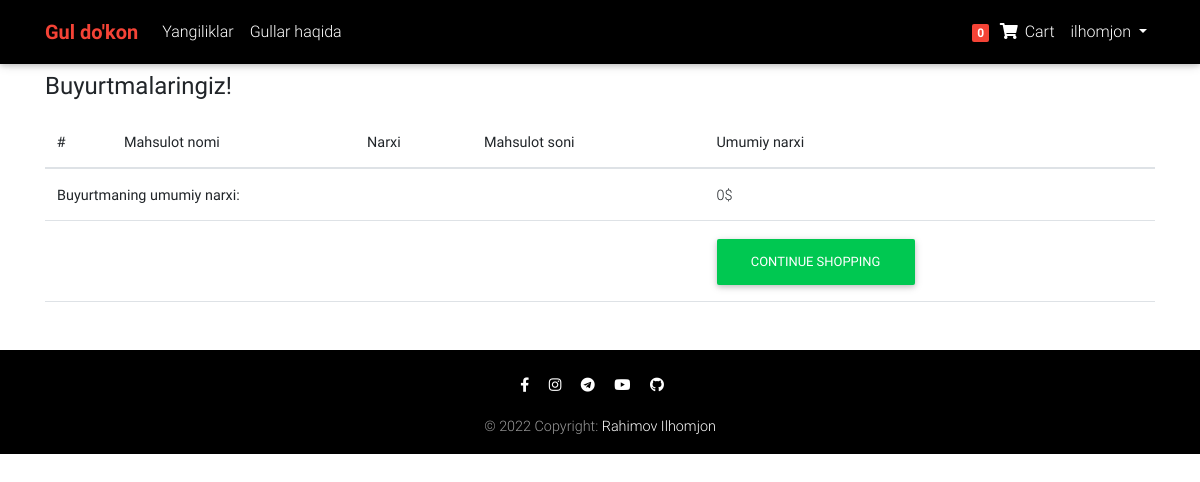
Before: /order-summary (signed in) with the older database file.
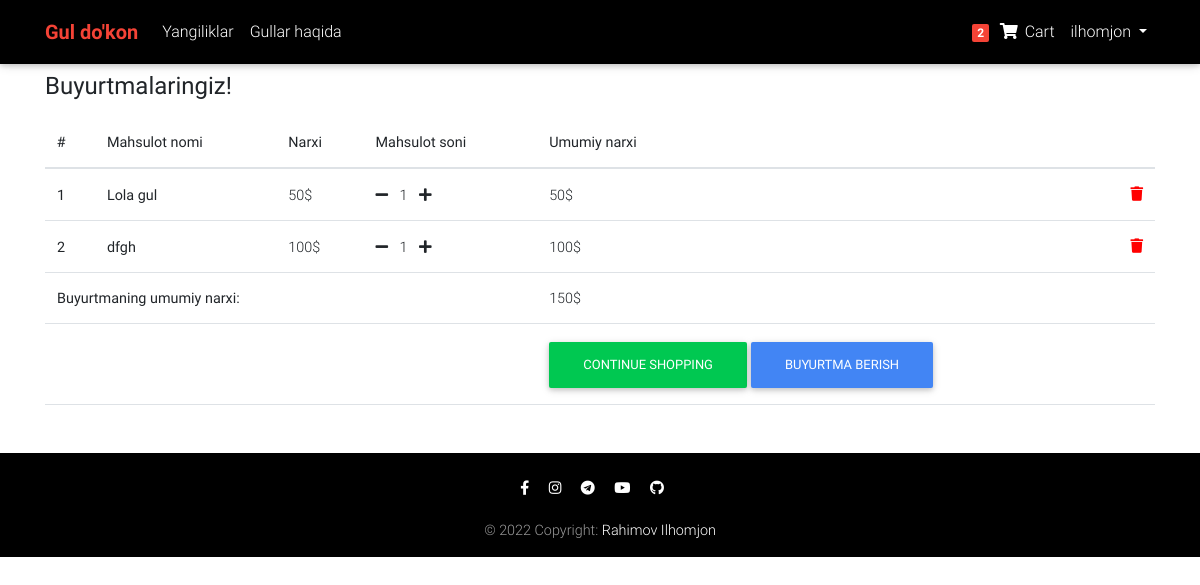
After: the same page with the newer database file.
### accounts/models.py (models this page shows)
class CustomUser(AbstractUser):
    age = models.PositiveIntegerField(null=True, blank=True)

### flowers/models.py (models this page shows, shortened)
class Order(models.Model):
    user = models.ForeignKey(settings.AUTH_USER_MODEL, on_delete=models.CASCADE)
    products = models.ManyToManyField(OrderProduct)
    start_date = models.DateTimeField(auto_now_add=True)
    ordered_date = models.DateTimeField()
    ordered = models.BooleanField(default=False)
    order_completed = models.BooleanField(default=False)
    order_completed_date = models.DateTimeField(null=True, blank=True)
    billingAddress = models.ForeignKey('BillingAddress', on_delete=models.SET_NULL, blank=True, null=True)
    payment = models.ForeignKey('Payment', on_delete=models.SET_NULL, blank=True, null=True)
    def get_total(self):
        total = 0
        for order_product in self.products.all():
            total += order_product.get_final_price()
        return total

class OrderProduct(models.Model):
    user = models.ForeignKey(settings.AUTH_USER_MODEL, on_delete=models.CASCADE)
    ordered = models.BooleanField(default=False)
    product = models.ForeignKey(Product, on_delete=models.CASCADE)
    quantity = models.IntegerField(default=1)
    def get_total_product_price(self):
        return self.quantity * self.product.price
    def get_final_price(self):
        if self.product.discount_price:
            return self.get_total_product_discount_price()
        return self.get_total_product_price()

class Product(models.Model):
    name = models.CharField(max_length=50)
    description = RichTextField()
    date = models.DateTimeField(auto_now_add=True)
    image = models.ImageField(upload_to='images/')
    price = models.IntegerField()
    discount_price = models.IntegerField(null=True, blank=True)
    category = models.ForeignKey(Category, on_delete=models.CASCADE)
    label = models.CharField(choices=LABEL_CHOICES, max_length=10, null=True, blank=True)
    class Meta:
        verbose_name_plural = "Products"

### flowers/views.py (the view)
# urls.py: path('order-summary', OrderSummaryView.as_view(), name='order-summary'),
class OrderSummaryView(LoginRequiredMixin, View):
    def get(self, *args, **kwargs):
        try:
            order = Order.objects.get(user=self.request.user, ordered=False)
            return render(self.request, 'order_summary.html', context={
                'object': order,
            })
        except ObjectDoesNotExist:
            messages.error(self.request, "Savatingiz bo'sh, mahsulot tanlab uni qo'shing!", extra_tags='danger')
            return HttpResponseRedirect(self.request.META.get('HTTP_REFERER'))

### flowers/templatetags/card_template_tags.py (called while the page is built)
@register.filter()
def card_flower_count(user):
    if user.is_authenticated:
        qs = Order.objects.filter(user=user, ordered=False)
        if qs.exists():
            return qs.last().products.count()
    return 0

### template/order_summary.html (shortened to what this page needs)
{% extends 'base.html' %}
{% block content %}
<div class="mt-5 pt-4">
  </div>
<main>
    <div class="container">
  <h4><b>Buyurtmalaringiz!</b></h4>
<table class="table table-hover mt-3 mb-5">
    <thead>
    <tr>
      <th scope="col">#</th>
      <th scope="col">Mahsulot nomi</th>
      <th scope="col">Narxi</th>
      <th scope="col">Mahsulot soni</th>
      <th scope="col">Umumiy narxi</th>
    </tr>
  </thead>
  <tbody class="table-group-divider">
  {% for order_product in object.products.all %}
    <tr>
      <th scope="row">{{ forloop.counter }}</th>
      <th><a class="text-link active" href="{% url 'product' order_product.product.id %} ">{{ order_product.product.name }}</a></th>
      {% if order_product.product.discount_price %}
        <td>{{ order_product.product.discount_price }}$</td>
        <td>
          <a href="{% url 'remove-flower-from-card' order_product.product.id %}"><i class="fas fa-minus mr-2"></i> </a>
          {{ order_product.quantity }}
          <a href="{% url 'add-to-card' order_product.product.id %}"><i class="fas fa-plus ml-2"></i></a>
        </td>
        <td>{{ order_product.get_final_price }}$
          <span class="badge text-bg-success">{{ order_product.get_amount_saved }}$ tejaysiz!</span>
          <a style="color:red;" href="{% url 'remove-from-card' order_product.product.id %}">
            <i class="fas fa-trash float-right"></i>
          </a>
        </td>
      {% else %}
        <td>{{ order_product.product.price }}$</td>
        <td>
          <a href="{% url 'remove-flower-from-card' order_product.product.id %}"><i class="fas fa-minus mr-2"></i> </a>
          {{ order_product.quantity }}
          <a href="{% url 'add-to-card' order_product.product.id %}"><i class="fas fa-plus ml-2"></i></a>
        </td>
        <td>{{ order_product.get_final_price }}$
          <a style="color:red;" href="{% url 'remove-from-card' order_product.product.id %}">
            <i class="fas fa-trash float-right"></i>
          </a>
        </td>
      {% endif %}
    </tr>
  {% endfor %}
  <tr>
    <td colspan="4"><b>Buyurtmaning umumiy narxi: </b></td>
    <td>{{ object.get_total }}$</td>
  </tr>
  <tr>
    <td colspan="4"></td>
    <td><a class="btn btn-success" href="/category/0/page/1/">continue shopping</a>
      {% if object.products.all %}
        <a class="btn btn-primary" href="{% url 'checkout' %}">Buyurtma berish</a> </td>
      {% endif %}
  </tr>
  </tbody>
</table>
    </div>
</main>
{% endblock content %}

### template/base.html (shortened to what this page needs)
{% load static %}
{% load card_template_tags %}
<!doctype html>
<html lang="uz">
<head>
  <link href="https://cdn.jsdelivr.net/npm/bootstrap@5.2.3/dist/css/bootstrap.min.css" rel="stylesheet">
  <link href="https://getbootstrap.com/docs/5.2/assets/css/docs.css" rel="stylesheet">
  <link rel="stylesheet" href="https://use.fontawesome.com/releases/v5.11.2/css/all.css">
  <link href="/static/css/bootstrap.min.css" rel="stylesheet">
  <link href="/static/css/mdb.min.css" rel="stylesheet">
  <link href="/static/css/style.min.css" rel="stylesheet">
</head>
<body>
  <nav class="navbar fixed-top navbar-expand-lg navbar-dark black scrolling-navbar">
    <div class="container">
      <a class="navbar-brand waves-effect" href="/category/0/page/1/">
        <strong class="red-text"><b>Gul do'kon</b></strong>
      </a>
      <div class="collapse navbar-collapse" id="navbarSupportedContent">
        <ul class="navbar-nav mr-auto">
          <li class="nav-item">
            <a class="nav-link waves-effect" href="">Yangiliklar</a>
          </li>
          <li class="nav-item">
            <a class="nav-link waves-effect" href="">Gullar haqida</a>
          </li>
        </ul>
        <ul class="navbar-nav nav-flex-icons">
          {% if user.is_authenticated %}
          <li class="nav-item">
            <a href="{% url 'order-summary' %}" class="nav-link waves-effect">
              <span class="badge red z-depth-1 mr-1"> {{ user|card_flower_count }} </span>
              <i class="fas fa-shopping-cart"></i>
              <span class="clearfix d-none d-sm-inline-block"> Cart </span>
            </a>
          </li>
           <li class="nav-item dropdown">
              <a class="nav-link dropdown-toggle" href="#" role="button" data-bs-toggle="dropdown" aria-expanded="false">
                {{ user.username }}
              </a>
            </li>
          {% else %}
          <div class="button small">
            <a href="{% url 'login' %}" class="btn btn-outline-light" type="submit" style="height:40; width:120;">login</a></div>
          {% endif %}
        </ul>
      </div>
    </div>
  </nav>
    <main>
        {% block content %}
        {% endblock content %}
    </main>
  <footer class="page-footer footer-dark black text-center font-small mt-4 wow fadeIn">
    <hr class="my-4">
    <div class="pb-1">
      <a href="https://www.facebook.com/profile.php?id=100075273840350&mibextid=ZbWKwL" target="_blank">
        <i class="fab fa-facebook-f mr-3"></i>
      </a>
      <a href="https://www.instagram.com/rahimov_ilhomjon01/" target="_blank">
        <i class="fab fa-instagram mr-3"></i>
      </a>
      <a href="http://t.me/Rahimov_Ilhomjon" target="_blank">
        <i class="fab fa-telegram mr-3"></i>
      </a>
      <a href="https://www.youtube.com/@realpythonacademy3211" target="_blank">
        <i class="fab fa-youtube mr-3"></i>
      </a>
      <a href="https://github.com/RahimovIlhom" target="_blank">
        <i class="fab fa-github mr-3"></i>
      </a>
    </div>
    <div class="footer-copyright py-3">
      © 2022 Copyright:
      <a href="" target="_blank"> Rahimov Ilhomjon </a>
    </div>
  </footer>
  </body>
</html>

Changed rows visible on the page:
changed CustomUser "ilhomjon": id "0" → "2"
added OrderProduct: product.name "Lola gul", product.price "50", quantity "1", get_final_price "50"
added OrderProduct: product.name "dfgh", product.price "100", quantity "1", get_final_price "100"
computed for Order: get_total "0" → "150"
Other visible differences:
text now shown: "BUYURTMA BERISH"
